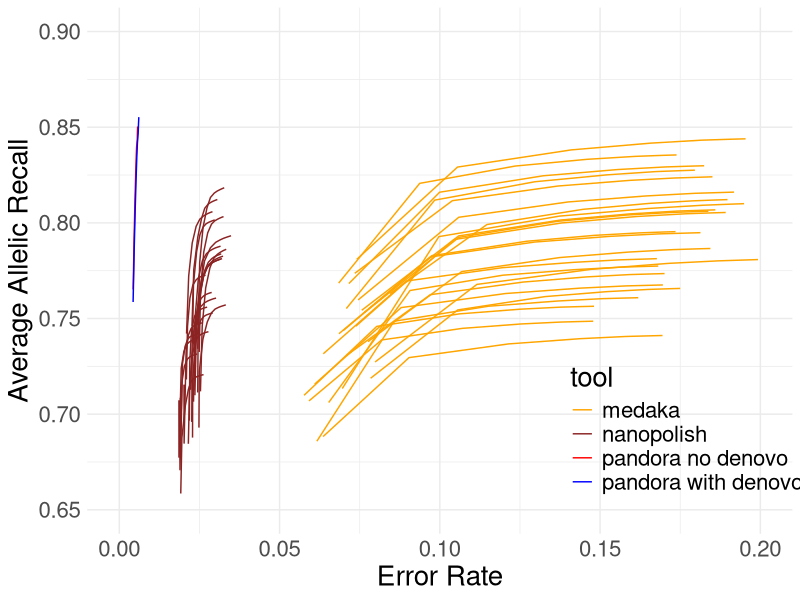

The R source for this figure:
library("ggplot2")


png(file="ROC_data_20_way_nanopore.R_data.png", width=700, height=500)

nanopore_20_way_df <- read.csv("ROC_data_20_way_nanopore.R_data.csv", header=TRUE)

ggplot(data=nanopore_20_way_df, aes(x=error_rate, y=recalls_wrt_variants_found_wrt_alleles,
                             group=tool_long_name, colour=tool)) +
  geom_line() +
  scale_colour_manual(values = c("pandora no denovo"="red", "pandora with denovo"="blue",
                                 "medaka"="orange", "nanopolish"="brown4")) +
  theme_minimal() +
  theme(text = element_text(size=20), legend.position=c(0.85,0.2)) +
  xlim(0.0, 0.2) +
  ylim(0.65, 0.90) +
  ylab("Average Allelic Recall") +
  xlab("Error Rate")

dev.off()
